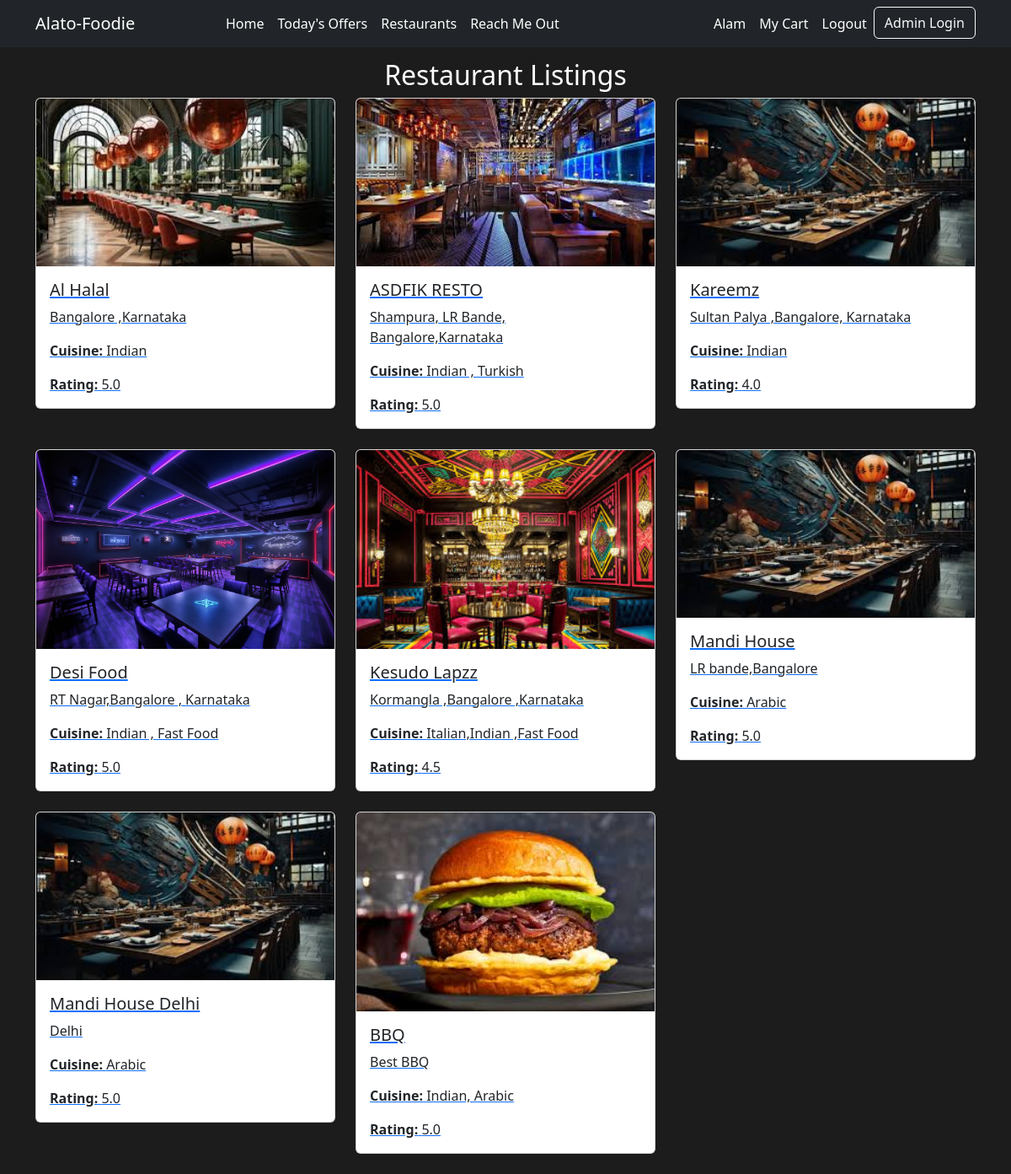
The page /restaurants/ (signed in) on the database its author committed.
### home/models.py (models this page shows, shortened)
class Restaurant(models.Model):
    name = models.CharField(max_length=100)
    address = models.TextField()
    cuisine = models.CharField(max_length=100)
    rating = models.DecimalField(max_digits=3, decimal_places=1)  # For ratings like 4.5
    image = models.ImageField(upload_to='restaurants/', blank=True, null=True)

### home/views.py (the view)
# urls.py: path('restaurants/', views.restaurant_list, name='restaurant_list'),
@login_required(login_url='customer_login')
def restaurant_list(request):
    restaurants = Restaurant.objects.all()
    return render(request, 'restaurant_list.html', {'restaurants': restaurants})

### home/templates/restaurant_list.html (shortened to what this page needs)
{% extends 'base.html' %}
{% block content %}
<div class="container mt-5">
    <h2 class="text-center">Restaurant Listings</h2>
    <div class="row">
        {% for restaurant in restaurants %}
        <div class="col-md-4">
            <a href="{% url 'restaurant_detail' restaurant.pk %}">
                <div class="card mb-4">
                    <img src="{{ restaurant.image.url }}" class="card-img-top" alt="{{ restaurant.name }}">
                    <div class="card-body">
                        <h5 class="card-title">{{ restaurant.name }}</h5>
                        <p class="card-text">{{ restaurant.address }}</p>
                        <p class="card-text"><strong>Cuisine:</strong> {{ restaurant.cuisine }}</p>
                        <p class="card-text"><strong>Rating:</strong> {{ restaurant.rating }}</p>
                    </div>
                </div>
            </a>
        </div>
        {% endfor %}
    </div>
</div>
{% endblock %}

### templates/nav.html (shortened to what this page needs)
<nav class="navbar navbar-expand-lg navbar-dark bg-dark fixed-top">
    <div class="container">
        <a class="navbar-brand" href="{% url 'index' %}">Alato-Foodie</a>
        <div class="collapse navbar-collapse" id="navbarNav">
            <ul class="navbar-nav mx-auto">
                <li class="nav-item">
                    <a class="nav-link" href="{% url 'index' %}#home">Home</a>
                </li>
                <li class="nav-item">
                    <a class="nav-link" href="{% url 'index' %}#offers">Today's Offers</a>
                </li>
                <li class="nav-item">
                    <a class="nav-link" href="{% url 'index' %}#restaurants">Restaurants</a>
                </li>
                <li class="nav-item">
                    <a class="nav-link" href="{% url 'index' %}#contact">Reach Me Out</a>
                </li>
            </ul>
            <ul class="navbar-nav ms-auto">
                {% if user.is_authenticated %}
                    <li class="nav-item dropdown" id="profileDropdown">
                        <a class="nav-link" href="#" onclick="toggleDropdown()">{{user.username.title}}</a>
                    </li>
                    <li class="nav-item">
                        <a class="nav-link" href="{% url "cart" %}">My Cart</a>
                    </li>
                    <li class="nav-item">
                        <a class="nav-link" href="{% url 'customer_logout' %}">Logout</a>
                    </li>
                {% endif %}
                <li class="nav-item">
                    <a class="btn btn-outline-light" href="{% url 'admin_manager:admin_login' %}">Admin Login</a>
                </li>
            </ul>
        </div>
    </div>
</nav>

### static/css/index.css (style rules this page uses)
body { height: 100vh; color: white; background-color: rgb(29, 28, 28); }
.navbar { background-color: rgba(0, 0, 0, 0.7); }
.navbar-brand, .nav-link { color: white !important; }

### rows shown on the page
Restaurant: image (picture), name "Al Halal", address "Bangalore ,Karnataka", cuisine "Indian", rating "5.0"
Restaurant: image (picture), name "ASDFIK RESTO", address "Shampura, LR Bande, Bangalore,Karnataka", cuisine "Indian , Turkish", rating "5.0"
Restaurant: image (picture), name "Kareemz", address "Sultan Palya ,Bangalore, Karnataka", cuisine "Indian", rating "4.0"
Restaurant: image (picture), name "Desi Food", address "RT Nagar,Bangalore , Karnataka", cuisine "Indian , Fast Food", rating "5.0"
Restaurant: image (picture), name "Kesudo Lapzz", address "Kormangla ,Bangalore ,Karnataka", cuisine "Italian,Indian ,Fast Food", rating "4.5"
Restaurant: image (picture), name "Mandi House", address "LR bande,Bangalore", cuisine "Arabic", rating "5.0"
Restaurant: image (picture), name "Mandi House Delhi", address "Delhi", cuisine "Arabic", rating "5.0"
Restaurant: image (picture), name "BBQ", address "Best BBQ", cuisine "Indian, Arabic", rating "5.0"

### other values the page prints
{{ user.username.title }} "Alam"
